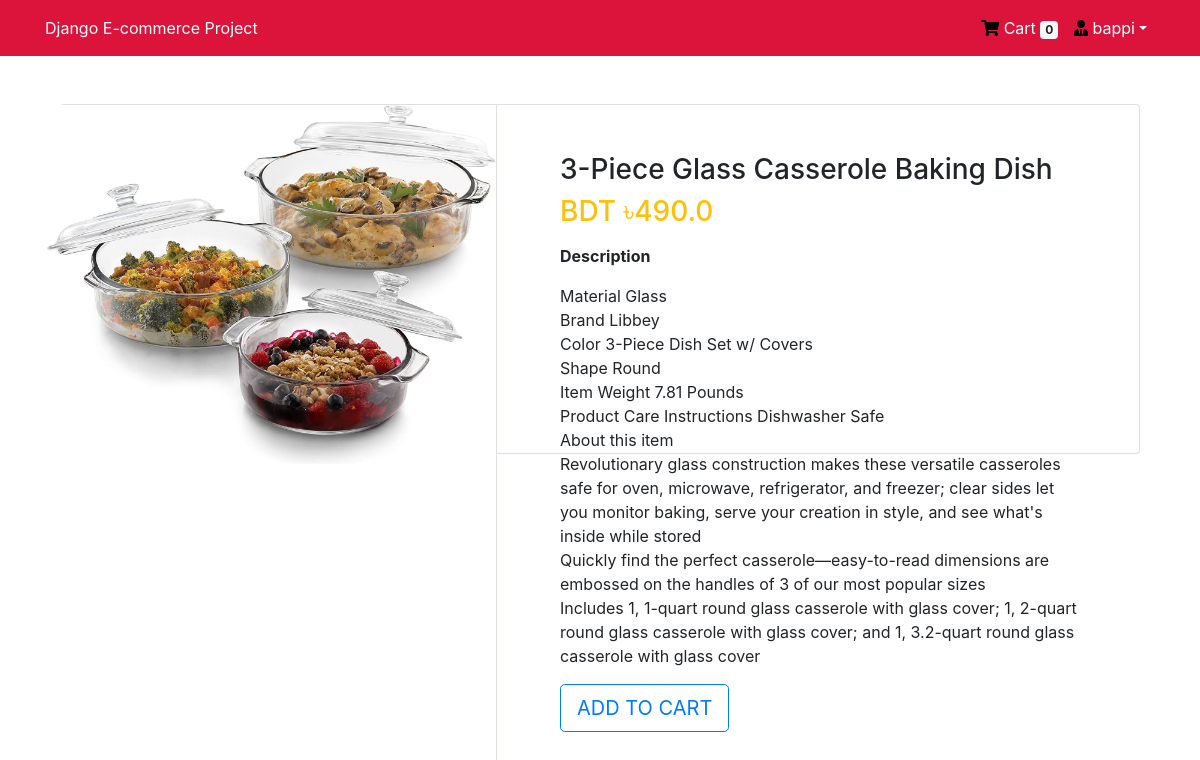
Page /product/10/ (signed in) on the committed database.
### App_Login/models.py (models this page shows, shortened)
class User(AbstractBaseUser, PermissionsMixin):
    email = models.EmailField(unique=True, null=False)
    is_staff = models.BooleanField(
        ugettext_lazy('staff status'), default=False,
        help_text = ugettext_lazy('Designers whether the user can log in this site')
        )
    is_active = models.BooleanField(
        ugettext_lazy('active'),
        default=True,
        help_text = ugettext_lazy('Designates whether this user should be treated as ctive. Unselect this isntead of deleting accounts')
    )
    USERNAME_FIELD = 'email'
    objects = MyUserManager()

class Profile(models.Model):
    user = models.OneToOneField(User, on_delete=models.CASCADE, related_name='profile')
    username = models.CharField(max_length=264, blank=True)
    full_name = models.CharField(max_length=254, blank=True)
    address_1 = models.TextField(max_length=300, blank=True)
    city = models.CharField(max_length=40, blank=True)
    zipcode = models.CharField(max_length=10, blank=True)
    country = models.CharField(max_length=50, blank=True)
    phone = models.CharField(max_length=20, blank=True)
    date_joined = models.DateTimeField(auto_now_add=True)

### App_Order/models.py (models this page shows, shortened)
class Order(models.Model):
    orderitems = models.ManyToManyField(Cart)
    user = models.ForeignKey(settings.AUTH_USER_MODEL, on_delete = models.CASCADE)
    ordered = models.BooleanField(default=False)
    created = models.DateTimeField(auto_now_add=True)
    paymentId = models.CharField(max_length = 264, blank= True, null= True)
    orderId = models.CharField(max_length = 200, blank=True, null = True)

### App_Shop/models.py (models this page shows, shortened)
class Product(models.Model):
    mainimage = models.ImageField(upload_to = 'Products')
    name = models.CharField(max_length=264)
    category = models.ForeignKey(Category, on_delete = models.CASCADE , related_name = 'category')
    preview_text = models.TextField(max_length=200 , verbose_name = 'Preview Text')
    detail_text = models.TextField(max_length=1000, verbose_name='Description')
    price = models.FloatField()
    old_price = models.FloatField(default=0.00)
    created = models.DateTimeField(auto_now_add = True)
    class Meta:
        ordering = ['-created']

### App_Shop/views.py (the view)
# urls.py: path('product/<pk>/',views.ProductDetail.as_view(), name = 'product_detail'),
class ProductDetail(LoginRequiredMixin, DetailView):
    model = Product
    template_name = 'App_Shop/product_detail.html'

### App_Order/templatetags/cart_tag.py (called while the page is built)
@register.filter
def cart_total(user):
    order  = Order.objects.filter(user=user, ordered=False)
    if order.exists():
        return order[0].orderitems.count()
    else:
        return 0

### templates/App_Shop/product_detail.html (shortened to what this page needs)
{% extends 'base.html' %}
{% block body_block %}
<div class="container my-5">
    <div class="card">
        <div class="row">
            <aside class="col-sm5 border-right">
                <article class="gallery-wrap">
                    <div class="img-big-wrsp">
                        <div>
                            <a href=""><img src="/media/{{ object.mainimage }} " style="width: 450px;" alt=""></a>
                        </div>
                    </div>
                </article>
            </aside>
            <aside class="col-sm-7">
                <article class="card-body p-5">
                    <h3 class="title mp-3">{{ object.name }} </h3>
                    <p class="price-detail-wrap">
                        <span class="price h3 text-warning">
                            <span class="currency">BDT &#2547;</span><span class="num">{{ object.price }}</span>
                        </span>
                    </p>
                    <dl class="item-property">
                        <dt>Description</dt>
                        <dd>
                            <p>{{ object.detail_text | linebreaks }}</p>
                        </dd>
                    </dl>
                    <a href="{% url 'App_Order:add' pk=object.pk %}" class="btn btn-lg btn-outline-primary text-uppercase">Add to Cart</a>
                </article>
            </aside>
        </div>
    </div>
</div>
{% endblock %}

### templates/navbar.html (shortened to what this page needs)
{% load cart_tag %}
<!DOCTYPE html>
<html lang="en">
<head>
</head>
<body>
    <nav class="navbar navbar-custom navbar-expand-lg">
        <div class="container">
          <a class="navbar-home" href="{% url 'App_Shop:home' %}">Django E-commerce Project</a>
          <div class="collapse navbar-collapse" id="navbarNav">
            <ul class="navbar-nav ml-auto">
              {% if request.user.is_authenticated %}
              <li class="nav-item">
                  <a href="{% url 'App_Order:cart' %}" class="nav-link" id="color">
                      <i class="fa fa-shopping-cart" id="cart"></i> Cart
                      <span class="badge badge-light">{{ request.user | cart_total }}</span>
                  </a>
              </li>
              <li class="nav-item dropdown">
                <a class="nav-link dropdown-toggle" id="color" href="#" id="navbarDropdown" role="button" data-toggle="dropdown" aria-haspopup="true" aria-expanded="false"><i class="fas fa-user-tie" id="cart"></i> {{request.user.profile.username}}</a>
              </li>
              {% else %}
              <li class="nav-item" id="color">
                <a href="{% url 'App_Login:login' %}" class="btn btn-primary">Login</a>
              </li>
              {% endif %}
            </ul>
          </div>
        </div>
      </nav>
</body>
</html>

### templates/base.html (style rules this page uses)
body { background-color: white; }
.card { height: 350px; }

### templates/navbar.html (style rules this page uses)
.navbar-custom { background-color: crimson; position: sticky; top: 0; z-index: 100; }
#color { color: white; }
#cart { color: black; }
.navbar-home { color: white; }

### rows in the picture
User: user|cart_total "0", user.profile.username "bappi"
Product: mainimage (picture), name "3-Piece Glass Casserole Baking Dish", price "490.0", detail_text "Material Glass Brand Libbey Color 3-Piece Dish Set w/ Covers Shape Round Item Weight 7.81 Pounds Product Care Instructions Dishwasher Safe About this item Revolutionary glass construction makes these versatile casseroles safe for oven, microwave, refrigerator, and freezer; clear sides let you monitor baking, serve your creation in style, and see what's inside while stored Quickly find the perfect casserole—easy-to-read dimensions are embossed on the handles of 3 of our most popular sizes Includes 1, 1-quart round glass casserole with glass cover; 1, 2-quart round glass casserole with glass cover; and 1, 3.2-quart round glass casserole with glass cover"
